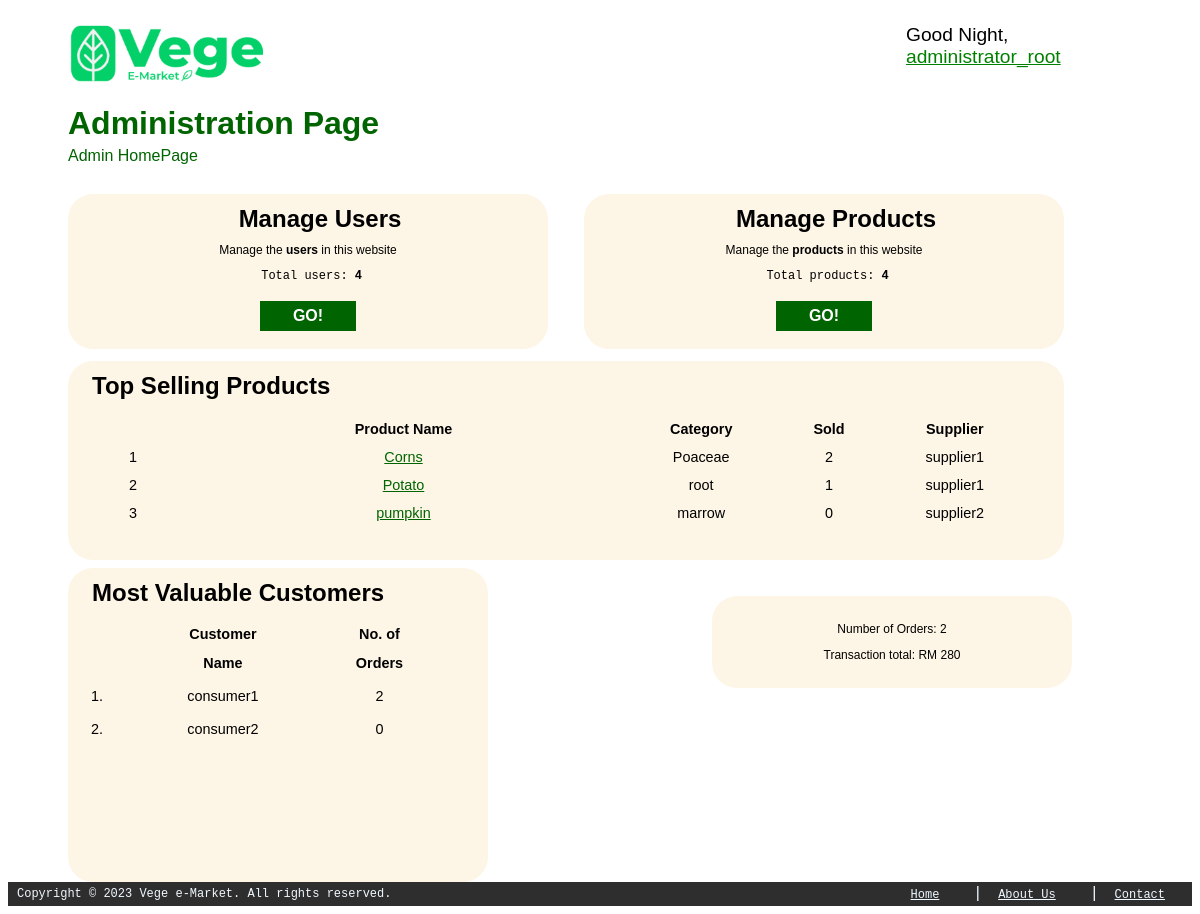
The app's page /admin/index.php with its own data.
### tables this page shows
CREATE TABLE IF NOT EXISTS `users` (
  `userID` varchar(100) NOT NULL,
  `userName` varchar(100) NOT NULL,
  `gender` varchar(10) NOT NULL,
  `email` varchar(100) NOT NULL,
  `phone` varchar(100) NOT NULL,
  `birthday` date NOT NULL,
  `password` varchar(100) NOT NULL,
  `role` varchar(10) NOT NULL,
  `accStatus` varchar(255) DEFAULT 'active',
  PRIMARY KEY (`userID`)
);

CREATE TABLE IF NOT EXISTS `products` (
  `productID` varchar(100) NOT NULL,
  `productName` varchar(100) NOT NULL,
  `priceLabel` float(255,2) NOT NULL,
  `availabilityStatus` varchar(100) NOT NULL,
  `description` varchar(1000) NOT NULL,
  `location` varchar(1000) NOT NULL,
  `addDate` date NOT NULL,
  `unit` varchar(10) NOT NULL,
  `category` varchar(100) NOT NULL,
  `imgPath` varchar(1000) NOT NULL,
  `userID` varchar(100) NOT NULL,
  PRIMARY KEY (`productID`),
  KEY `userID` (`userID`)
);

### modules/config.php (called while the page is built, shortened)
<?php
    $base = 'http://'.$_SERVER['HTTP_HOST'].'/vege-emarket';
    $role='admin'; $user_id='U03';
?>

### admin/index.php (the view, shortened to what this page needs)
<?php
    require $_SERVER['DOCUMENT_ROOT'].'/vege-emarket/modules/config.php';
    include $_SERVER['DOCUMENT_ROOT'].'/vege-emarket/includes/header.php';
    $user_list_length =0;
    $product_list_length=0;
    $user_list = mysqli_query($conn, "SELECT * FROM users WHERE role != 'admin'; ");
    if ($user_list){
        $user_list_length = mysqli_num_rows($user_list);
    }
    $product_list = mysqli_query($conn, "SELECT * FROM products");
    if ($product_list){
        $product_list_length = mysqli_num_rows($product_list);
    }
    $order_list = mysqli_query($conn, "SELECT * FROM orders");
    if ($order_list){
        $order_list_length = mysqli_num_rows($order_list);
    }
    $total_spend = mysqli_query($conn, "SELECT SUM(agreedPrice) as totalspend FROM orders_products");
?>
<!DOCTYPE html>
<html lang="en">
<head>
    <link rel="stylesheet" href="../styles/title.css">
</head>
<body>
    <div id="wrapper">
        <h1 id="title">Administration Page</h1>
        <p id="title">Admin HomePage</p>
        <br>
        <div class="manage_user" id="up_card">
            <h3 class="card_title" style="text-align: center;">Manage Users</h3>
            <p class="card_desc">Manage the <b>users</b> in this website</p>
            <span class="card_desc" >&nbsp;Total users: <b><?php echo $user_list_length; ?></b> </span><br><br>
            <button class="index-button" onclick="window.location.href='<?php echo $base; ?>/admin/console.php?type=user';" title="Go to User Management page">GO!</button>
            <br>&nbsp;
        </div>
        <div class="manage_product" id="up_card">
            <h3 class="card_title" style="text-align: center;">Manage Products</h3>
            <p class="card_desc">Manage the <b>products</b> in this website</p>
            <span class="card_desc" >&nbsp;Total products: <b><?php echo $product_list_length; ?></b> </span><br><br>
            <button class="index-button" onclick="window.location.href='<?php echo $base; ?>/admin/console.php?type=product';" title="Go to Product Management page">GO!</button>
            <br>&nbsp;
        </div>
        <div class="top_selling" id="mid_card">
            <h3 class="card_title" style="text-align: left;">Top Selling Products</h3>
            <table class="info-table">
                <thead>
                    <?php if ($product_list_length){ ?>
                        <tr>
                            <th></th>
                            <th class="product_name">Product Name</th>
                            <th>Category</th>
                            <th>Sold</th>
                            <th>Supplier</th>
                        </tr>
                    <?php } ?>
                </thead>
                <tbody>
                    <?php
                        $count=1;
                        if ($product_list_length){
                            $sql="SELECT products.productID, COUNT(orders_products.productID) as sold, products.category, products.productName, users.userName as supplierName
                                    FROM products LEFT JOIN orders_products ON products.productID=orders_products.productID JOIN users ON products.userID=users.userID
                                    WHERE products.availabilityStatus!= 'deleted'
                                    GROUP BY products.productID ORDER BY sold DESC LIMIT 5";
                            $products=mysqli_query($conn, $sql);
                            while($product_info=mysqli_fetch_array($products)) {
                                $id=$product_info['productID'];
                                echo "<tr><td> $count </td>";
                                echo "<td class='product_name'>"."<a href='$base/public/product.php?id=$id' style='color:darkgreen;'>".$product_info['productName']."</a></td>";
                                echo "<td>".$product_info['category']."</td>";
                                echo "<td>".$product_info['sold']."</td>";
                                echo "<td>".$product_info['supplierName']."</td>";
                                echo "</tr>";
                                $count++;
                            }
                        }else{
                            echo "<br><p>No available content</p>";
                        }
                    ?>
                </tbody>
            </table>
            <br>&nbsp;
        </div>
        <div class="mvc" >
            <h3 class="card_title" style="text-align: left;">Most Valuable Customers</h3>
            <table class="customer">
                <thead>
                    <?php if ($user_list_length){ ?>
                        <tr class="customer">
                            <th></th>
                            <th>Customer Name</th>
                            <th>No. of Orders</th>
                        </tr>
                    <?php } ?>
                </thead>
                <tbody>
                    <?php
                        $count=1;
                        if ($user_list_length){
                            $sql = "SELECT users.userName as consumerName, COUNT(orders.orderID) as num_of_orders FROM users
                                    LEFT JOIN orders ON users.userID = orders.userID
                                    WHERE users.role = 'consumer'
                                    GROUP BY users.userName
                                    ORDER BY num_of_orders DESC
                                    LIMIT 5;";
                            $users=mysqli_query($conn, $sql);
                            while ($user_info=mysqli_fetch_array($users)){
                                echo "<tr class='customer'>";
                                echo "<td >$count. </td>";
                                echo "<td >".$user_info['consumerName']."</td>";
                                echo "<td >".$user_info['num_of_orders']."</td>";
                                echo "</tr>";
                                $count++;
                            }
                        }else{
                            echo "<br><p>No available content</p>";
                        }
                    ?>
                </tbody>
            </table>
            <br>&nbsp;
        </div>
        <div class="conclusion" id="down_card">
            <br>
            <p>Number of Orders: <?php echo $order_list_length;?></p>
            <p>Transaction total: RM <?php
                                        $total=mysqli_fetch_array($total_spend);
                                        echo $total['totalspend'];
                                    ?>
            </p>
            <br>
        </div><br>
    </div>
    </body>
</html>
<?php include $_SERVER['DOCUMENT_ROOT'].'/vege-emarket/includes/footer.php'; ?>

### includes/header.php (shortened to what this page needs)
<?php
    require $_SERVER['DOCUMENT_ROOT'].'/vege-emarket/modules/config.php';
    $read_sql = "SELECT userName FROM users WHERE userID='$user_id'";
    $user_info=mysqli_fetch_array(mysqli_query($conn, $read_sql));
    $username=$user_info['userName'];
?>
<header>
    <div class="header_logo">
        <a href="<?php echo $base.'/index.php'; ?>"><img src="../images/logo.png" alt="Vege e-Market" height="60vh"></a>
    </div>
    <div class="header_welcome">
        <span id="header_greeting">Welcome</span>, <br> <a class="username-dropdown-btn" onclick="displayUsernameDropdown()"><?php echo $username; ?></a><br>
    </div>
</header>

### styles/title.css (style rules this page uses)
#title { margin-left: 5vw; line-height:50%; clear: both; font-family: 'Franklin Gothic Medium', 'Arial Narrow', Arial, sans-serif; color: greenyellow; }

### includes/header.php (style rules this page uses)
div.header_logo { float: left; margin-left: 5%; }
div.header_welcome { float: right; margin-right: 4%; }
header { margin-top: 2%; font-size: 120%; font-family: 'Franklin Gothic Medium', 'Arial Narrow', Arial, sans-serif; }
div.header_welcome > a { text-decoration: underline; color: green; cursor: pointer; font-family: 'Franklin Gothic Medium', 'Arial Narrow', Arial, sans-serif; margin-right: 7vw; }

### admin/index.php (style rules this page uses)
#up_card, #mid_card { align-self: center; float: left; background-color: oldlace; width: 40vw; text-align: center; border-radius: 25px; }
div.manage_user { margin-left: 5vw; margin-right: 3vw; }
.card_title { font-size: max(14px, max(2vw, 12px)); line-height: 1px; font-family: Arial, Helvetica, sans-serif; margin-left: 2vw; white-space: nowrap; text-overflow: ellipsis; }
.card_desc { font-size: max(12px, 1vw); font-family:Verdana, Geneva, Tahoma, sans-serif; }
span.card_desc { font-family: 'Courier New', Courier, monospace; }
button.index-button { background-color: darkgreen; font-size: 1em; font-weight: bolder; color: white; border: none; width: 20%; height: 30px; }
#mid_card { width: 83vw; margin-left: 5vw; margin-top: 1vw; }
table.info-table { margin-left: 50px; max-width: 83vw; border-spacing: 10px; font-size: 1.2vw; }
table.info-table th, table.info-table td { padding-right: 100px; text-align: center; padding-right: 70px; border-spacing: 10px; }
tr.customer > th, tr.customer > td { text-align: center; padding-right: 70px; border-spacing: 10px; }
table.customer { font-size: 1.2vw; margin-left: 20px; line-height: 200%; }
.product_name { width: 60%; }
div.top_selling, div.mvc { background-color: oldlace; margin-left: 5vw; max-height: 30vw; overflow-x: scroll; overflow-y: scroll; font-family: 'Gill Sans', 'Gill Sans MT', Calibri, 'Trebuchet MS', sans-serif; font-size: 1vw; }
div.mvc { max-width: 50vw; margin-right: 3vw; margin-top: 1vh; float: left; border-radius: 25px; width: 35vw; height: 40%; }
div.conclusion { margin-top: 3vw; text-align: center; float: right; margin-right: 10vw; width: 30vw; background-color: oldlace; border-radius: 25px; font-family: 'Gill Sans', 'Gill Sans MT', Calibri, 'Trebuchet MS', sans-serif; font-size: 1vw; }
#title { color: darkgreen; }

### records on screen
users: userName "administrator_root"
products: productName "Corns", category "Poaceae", sold "2", userID.userName "supplier1"
products: productName "Potato", category "root", sold "1", userID.userName "supplier1"
products: productName "pumpkin", category "marrow", sold "0", userID.userName "supplier2"

### other values on screen
$user_list_length "4"
$product_list_length "4"
$user_info['consumerName'] "consumer1"
$user_info['num_of_orders'] "2"
$user_info['consumerName'] "consumer2"
$user_info['num_of_orders'] "0"
$order_list_length "2"
$total['totalspend'] "280"
